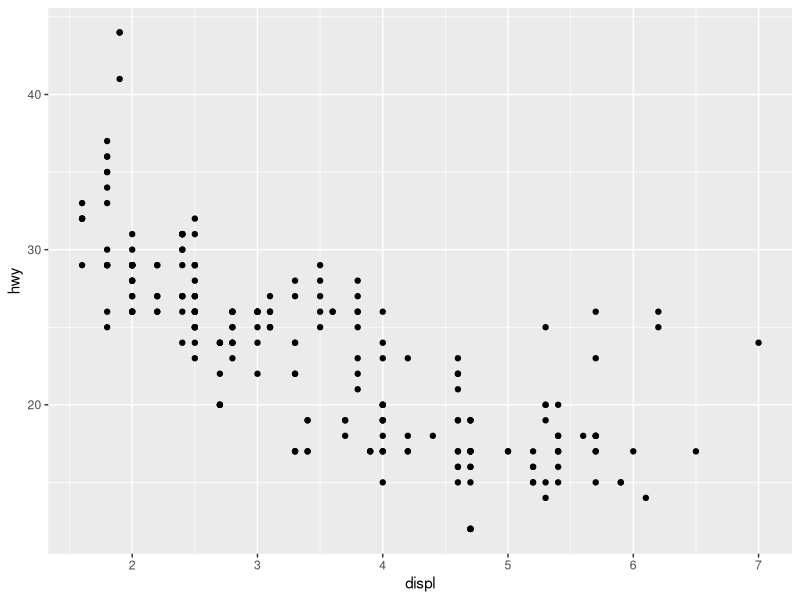
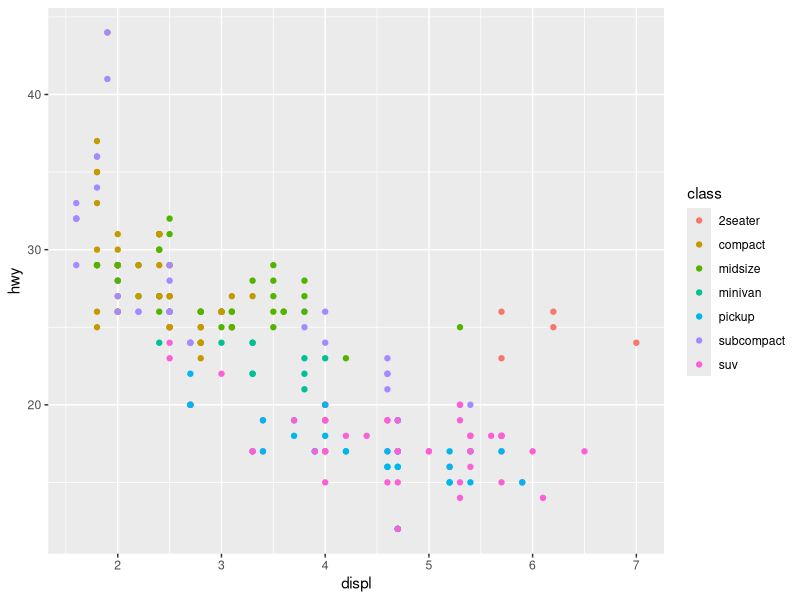
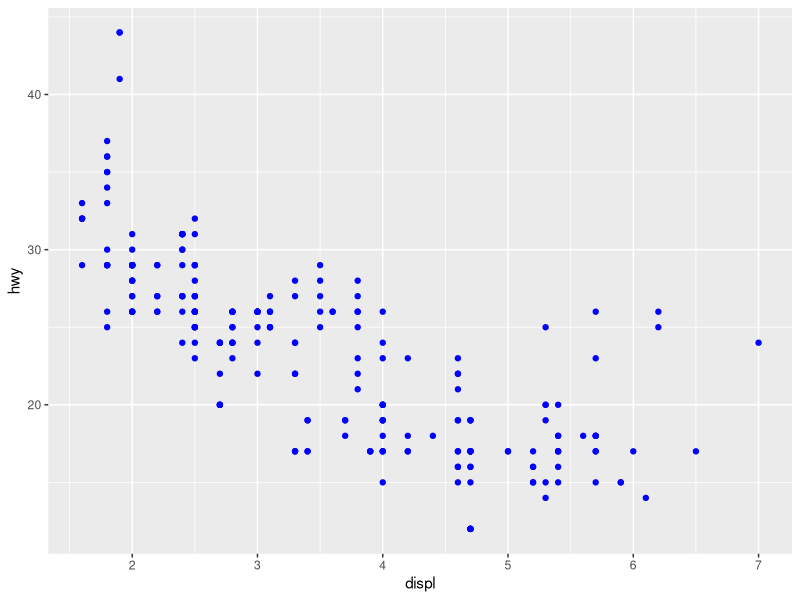
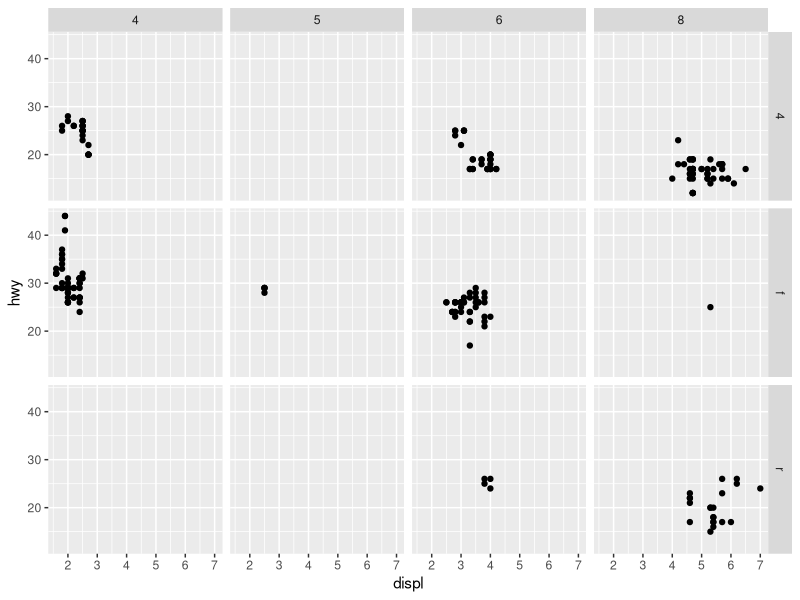
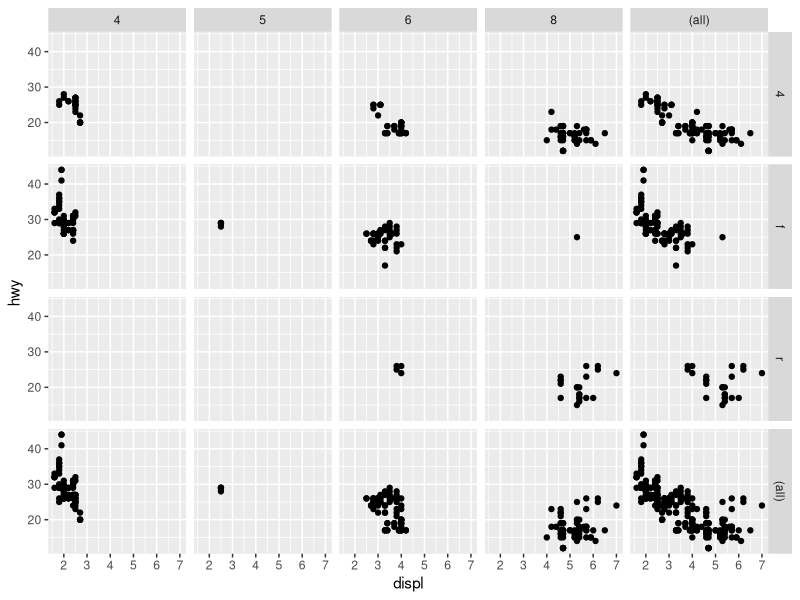
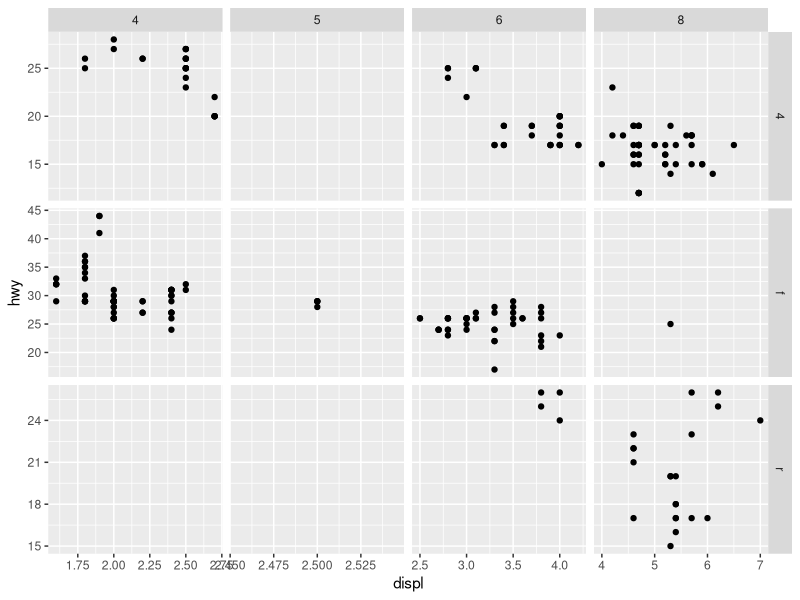
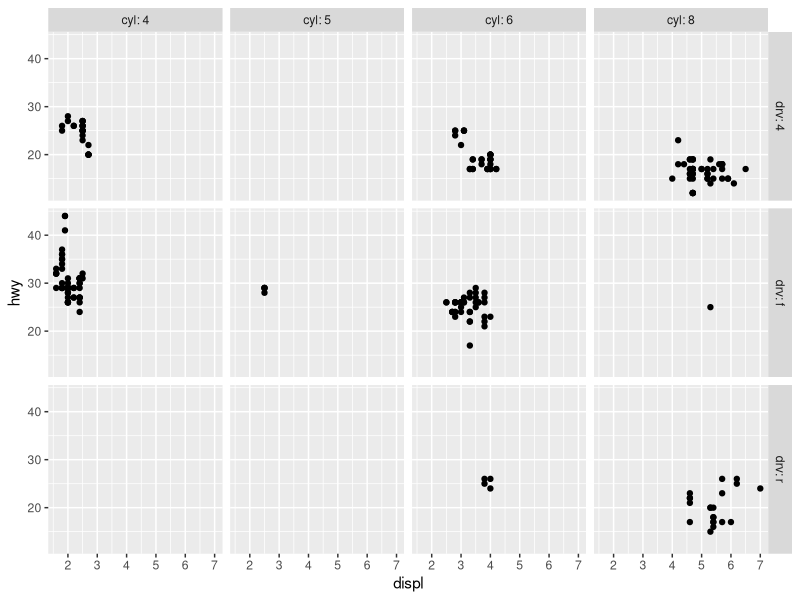
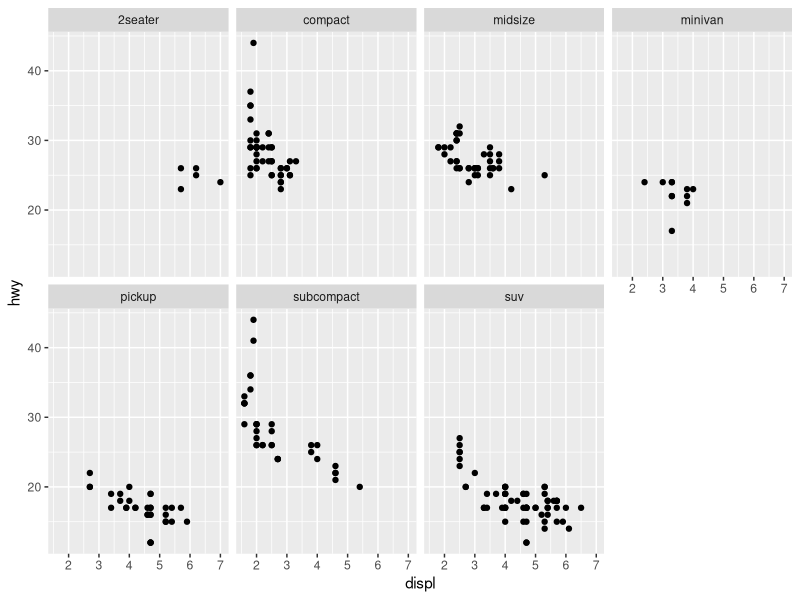

The R script that drew these images, in order:
## ---- chunk 1
knitr::opts_chunk$set(echo = FALSE)
## ---- chunk 2
library(ggplot2)
data("mpg")
ggplot(data = mpg) +
 geom_point(mapping = aes(x = displ, y = hwy))

## ---- chunk 3
ggplot(data = mpg) +
 geom_point(mapping = aes(x = displ, y = hwy, color =class))
## ---- chunk 4
ggplot(mpg, aes(x = displ, y = hwy)) +
  geom_point(color = "blue")
## ---- chunk 5
ggplot(data = mpg) +
geom_point(mapping = aes(x = displ, y = hwy)) +
facet_grid(drv ~ cyl)

## ---- chunk 6
ggplot(data = mpg) +
 geom_point(mapping = aes(x = displ, y = hwy)) +
 facet_grid(drv ~ cyl, margins=TRUE)
## ---- chunk 7
ggplot(data = mpg) +
 geom_point(mapping = aes(x = displ, y = hwy)) +
 facet_grid(drv ~ cyl, scales='free')
## ---- chunk 8
ggplot(data = mpg) +
 geom_point(mapping = aes(x = displ, y = hwy)) +
 facet_grid(drv ~ cyl, labeller=label_both)
## ---- chunk 9
ggplot(data = mpg) +
 geom_point(mapping = aes(x = displ, y = hwy)) +
 facet_wrap(~ class, nrow = 2)
## ---- chunk 10

ggplot(mpg, aes(x = displ, y = hwy)) +
  geom_point()

## ---- chunk 11

## ---- chunk 12
ggplot(mpg, aes(x = displ, y = hwy)) +
  geom_smooth()
## ---- chunk 13
ggplot(data = mpg, aes(x = class)) +
  geom_bar()
## ---- chunk 14
ggplot(data = mpg, aes(x = hwy)) +
  geom_histogram()
## ---- chunk 15
ggplot(mpg, aes(x = hwy, y = displ))+
  geom_polygon()
## ---- chunk 16
ggplot(data = mpg) +
 geom_point(mapping = aes(x = displ, y = hwy)) +
 geom_smooth(mapping = aes(x = displ, y = hwy))
## ---- chunk 17
# color aesthetic passed to each geom layer
ggplot(mpg, aes(x = displ, y = hwy, color = class)) +
  geom_point() +
  geom_smooth(se = FALSE)

## ---- chunk 18
# color aesthetic specified for only the geom_point layer
ggplot(mpg, aes(x = displ, y = hwy)) +
  geom_point(aes(color = class)) +
  geom_smooth()
## ---- chunk 19
ggplot(data = mpg) +
 geom_smooth(mapping = aes(x = displ, y = hwy,linetype=drv))
## ---- chunk 20
ggplot(data = diamonds) +
 geom_bar(mapping = aes(x = cut))
## ---- chunk 21
ggplot(data = diamonds) +
 stat_count(mapping = aes(x = cut))
## ---- chunk 22
ggplot(data = diamonds) +
 stat_summary(mapping = aes(x = cut, y = depth),
 fun.ymin = min,
 fun.ymax = max,
 fun.y = median)
## ---- chunk 23
ggplot(data = diamonds) +
 geom_bar(mapping = aes(x = cut, fill = clarity),
 position = "fill")
## ---- chunk 24
ggplot(data = diamonds) +
 geom_bar(mapping = aes(x = cut, fill = clarity),
 position = "dodge")
## ---- chunk 25
ggplot(data = mpg) +
 geom_point(mapping = aes(x = displ, y = hwy))
## ---- chunk 26
ggplot(data = mpg) +
 geom_point(mapping = aes(x = displ, y = hwy),
 position = "jitter")
## ---- chunk 27
ggplot(data = mpg, mapping = aes(x = class, y = hwy)) +
 geom_boxplot()
ggplot(data = mpg, mapping = aes(x = class, y = hwy)) +
 geom_boxplot() +
 coord_flip()

## ---- chunk 28
nz=map_data("nz")
ggplot(nz, aes(long, lat, group = group)) +
geom_polygon(fill = "white", color = "black")

ggplot(nz, aes(long, lat, group = group)) +
 geom_polygon(fill = "white", color = "black") +
 coord_quickmap()
## ---- chunk 29
library(ggplot2)
bar = ggplot(data = diamonds) +
 geom_bar(mapping = aes(x = cut, fill = cut),
 show.legend = TRUE,
 width = 1) +
 labs(x = NULL, y = NULL)
bar
## ---- chunk 30
bar + coord_flip()
bar + coord_polar()
## ---- chunk 31
ggplot(mpg, aes(x=class, y=hwy)) + 
  geom_boxplot() +
  theme_bw()
## ---- chunk 32
ggplot(mpg, aes(x=class, y=hwy)) + 
  geom_boxplot() +
  theme_gray(base_size = 15)
## ---- chunk 33
ggplot(mpg, aes(x=class, y=hwy)) + 
  geom_boxplot() +
  theme_void()
## ---- chunk 34
ggplot(mpg, aes(x=class, y=hwy)) + 
  geom_boxplot() +
  theme_dark()
## ---- chunk 35
ggplot(mpg, aes(x=class, y=hwy)) + 
  geom_boxplot() +
  theme_linedraw()
## ---- chunk 36
ggplot(mpg, aes(x=class, y=hwy)) + 
  geom_boxplot() +
  theme_light()
## ---- chunk 37
ggplot(mpg, aes(x=class, y=hwy)) + 
  geom_boxplot() +
  theme_minimal()
## ---- chunk 38
ggplot(mpg, aes(x=class, y=hwy)) + 
  geom_boxplot() +
  theme_classic()
## ---- chunk 39
ggplot(mpg, aes(x=class, y=hwy)) + 
  geom_boxplot() +
  theme (panel.background = element_rect(fill = "lightblue",size = 0.5, linetype = "solid"))
## ---- chunk 40
data(iris)
ggplot(iris,aes(Sepal.Length,Petal.Length,colour=Species)) +
 geom_point() +
 theme(legend.position="bottom")
## ---- chunk 41
ggplot(iris,aes(Sepal.Length,Petal.Length,colour=Species)) +
 geom_point() +
labs(title ="IRISPLOT", subtitle = "Scatterplot",caption = "Relationship between Sepal.Length and Petal.Length")
## ---- chunk 42
ggplot(iris,aes(Sepal.Length,Petal.Length,colour=Species)) +
 geom_point() +
 annotate(geom = "text",x=6,y=5,label="Hello")
## ---- chunk 43
library(ggplot2)
# Basic scatter plot
ggplot(mpg, aes(x=displ, y=hwy)) +
  geom_point()
# Change the point shape
ggplot(mpg, aes(x=displ, y=hwy)) +
  geom_point(shape=18)
# change shape, color, fill, size
ggplot(mpg, aes(x=displ, y=hwy)) +
  geom_point(shape=23, fill="blue", color="darkred", size=3)
## ---- chunk 44
# Basic box plot
p=ggplot(mpg, aes(x=class, y=hwy)) + 
  geom_boxplot()
p
## ---- chunk 45

p + coord_flip()

## ---- chunk 46
# Notched box plot
ggplot(mpg, aes(x=class, y=hwy)) + 
  geom_boxplot(notch=TRUE)
## ---- chunk 47
ggplot(mpg, aes(x=class, y=hwy)) + 
  geom_boxplot(outlier.colour="red", outlier.shape=8,
                outlier.size=4)
## ---- chunk 48
# Basic histogram
ggplot(data=mpg, aes(x=cty)) + 
  geom_histogram()
## ---- chunk 49
# Change the width of bins
ggplot(data=mpg, aes(x=cty)) + 
  geom_histogram(binwidth=3)
## ---- chunk 50
ggplot(data=mpg, aes(x=cty)) +
geom_histogram(col="black",fill="blue",alpha = 0.5,binwidth =3)
## ---- chunk 51
ggplot(data=mpg, aes(x=cty)) +
geom_histogram(col="black",fill="red",binwidth =3,linetype="dashed")
## ---- chunk 52
# Basic stripchart
ggplot(ToothGrowth, aes(x=dose, y=len)) + 
  geom_jitter()
# Change the position
# 0.2 : degree of jitter in x direction
p=ggplot(ToothGrowth, aes(x=dose, y=len)) + 
  geom_jitter(position=position_jitter(0.2))
p
# Rotate the stripchart
p + coord_flip()
## ---- chunk 53
# Change point size
ggplot(ToothGrowth, aes(x=dose, y=len)) + 
  geom_jitter(position=position_jitter(0.2), cex=1.2)
# Change shape
ggplot(ToothGrowth, aes(x=dose, y=len)) + 
  geom_jitter(position=position_jitter(0.2), shape=17)
## ---- chunk 54
# stripchart with mean points
p + stat_summary(fun.y=mean, geom="point", shape=18,
                 size=3, color="red")
# stripchart with median points
p + stat_summary(fun.y=median, geom="point", shape=18,
                 size=3, color="red")
## ---- chunk 55
df = as.data.frame(table(mpg$drv))
colnames(df) = c("class", "freq")
pie = ggplot(df, aes(x = "", y=freq, fill = factor(class))) +
 geom_bar(width = 1,stat = "identity")+
coord_polar("y",start=0)
pie
## ---- chunk 56
pie + scale_fill_manual(values=c("blue", "pink", "red"))
## ---- chunk 57
pie + scale_fill_grey() + theme_minimal()
